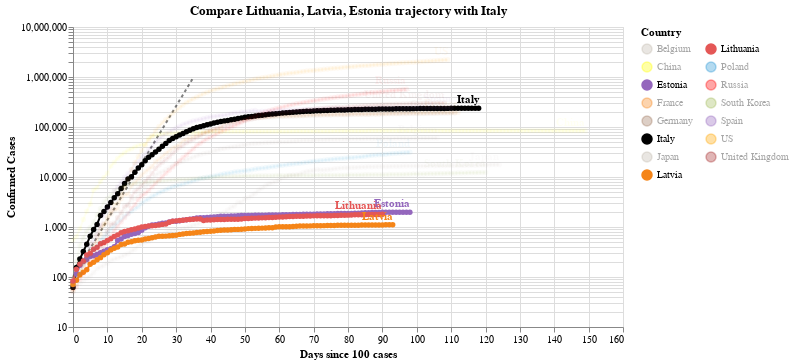

The cell this chart's notebook holds for it:
### Code cell
#hide_input
chart3 = make_since_chart(dff2, ['Lithuania', 'Latvia', 'Estonia'], baseline_countries)
chart3

### Figure 1 — Vega-Lite specification as saved in the notebook (floating-point values rounded to 4 significant figures; data arrays with more than 128 entries replaced by an {"elided": "..."} marker saying what was removed)
{"config": {"view": {"continuousWidth": 400, "continuousHeight": 300}}, "layer": [{"data": {"name": "data-628230001892d6798b50651be41d1b3e"}, "mark": {"type": "line", "color": "black", "opacity": 0.5, "strokeDash": [3, 3]}, "encoding": {"x": {"type": "quantitative", "field": "Days since 100 cases"}, "y": {"type": "quantitative", "field": "Confirmed Cases"}}}, {"data": {"name": "data-72d714c3be8d2ae86096c270e4156ec9"}, "mark": {"type": "line", "point": true}, "encoding": {"color": {"type": "nominal", "field": "Country", "legend": {"columns": 2}, "scale": {"domain": ["Belgium", "China", "Estonia", "France", "Germany", "Italy", "Japan", "Latvia", "Lithuania", "Poland", "Russia", "South Korea", "Spain", "US", "United Kingdom"], "range": ["#C1B7AD", "yellow", "#9467bd", "#F58518", "#9D755D", "black", "#C1B7AD", "#F58518", "#E45756", "#2495D3", "red", "#A1BA59", "#9467bd", "orange", "brown"]}}, "opacity": {"condition": {"value": 1, "selection": "selector002"}, "value": 0.05}, "tooltip": [{"type": "nominal", "field": "Country"}, {"type": "temporal", "field": "Date"}, {"type": "quantitative", "field": "Confirmed Cases"}, {"type": "quantitative", "field": "Days since 100 cases"}], "x": {"type": "quantitative", "field": "Days since 100 cases"}, "y": {"type": "quantitative", "field": "Confirmed Cases", "scale": {"type": "log"}}}, "selection": {"selector002": {"type": "multi", "fields": ["Country"], "bind": "legend", "init": [{"Country": "Lithuania"}, {"Country": "Latvia"}, {"Country": "Estonia"}, {"Country": "Italy"}]}}, "width": 550}, {"data": {"name": "data-72d714c3be8d2ae86096c270e4156ec9"}, "mark": {"type": "text", "align": "right", "dy": -8, "fontWeight": "bold"}, "encoding": {"color": {"type": "nominal", "field": "Country", "legend": {"columns": 2}, "scale": {"domain": ["Belgium", "China", "Estonia", "France", "Germany", "Italy", "Japan", "Latvia", "Lithuania", "Poland", "Russia", "South Korea", "Spain", "US", "United Kingdom"], "range": ["#C1B7AD", "yellow", "#9467bd", "#F58518", "#9D755D", "black", "#C1B7AD", "#F58518", "#E45756", "#2495D3", "red", "#A1BA59", "#9467bd", "orange", "brown"]}}, "opacity": {"condition": {"value": 1, "selection": "selector002"}, "value": 0.05}, "text": {"type": "nominal", "field": "Country"}, "tooltip": [{"type": "nominal", "field": "Country"}, {"type": "temporal", "field": "Date"}, {"type": "quantitative", "field": "Confirmed Cases"}, {"type": "quantitative", "field": "Days since 100 cases"}], "x": {"type": "quantitative", "field": "Days since 100 cases"}, "y": {"type": "quantitative", "field": "Confirmed Cases", "scale": {"type": "log"}}}, "transform": [{"filter": "(datum['Date'] >= 1592524800000)"}], "width": 550}], "title": "Compare Lithuania, Latvia, Estonia trajectory with Italy", "$schema": "https://vega.github.io/schema/vega-lite/v4.0.2.json", "datasets": {"data-628230001892d6798b50651be41d1b3e": [{"Days since 100 cases": 0, "Confirmed Cases": 100.0}, {"Days since 100 cases": 1, "Confirmed Cases": 130.0}, {"Days since 100 cases": 2, "Confirmed Cases": 169.0}, {"Days since 100 cases": 3, "Confirmed Cases": 219.7}, {"Days since 100 cases": 4, "Confirmed Cases": 285.6}, {"Days since 100 cases": 5, "Confirmed Cases": 371.3}, {"Days since 100 cases": 6, "Confirmed Cases": 482.7}, {"Days since 100 cases": 7, "Confirmed Cases": 627.5}, {"Days since 100 cases": 8, "Confirmed Cases": 815.7}, {"Days since 100 cases": 9, "Confirmed Cases": 1060.0}, {"Days since 100 cases": 10, "Confirmed Cases": 1379.0}, {"Days since 100 cases": 11, "Confirmed Cases": 1792.0}, {"Days since 100 cases": 12, "Confirmed Cases": 2330.0}, {"Days since 100 cases": 13, "Confirmed Cases": 3029.0}, {"Days since 100 cases": 14, "Confirmed Cases": 3937.0}, {"Days since 100 cases": 15, "Confirmed Cases": 5119.0}, {"Days since 100 cases": 16, "Confirmed Cases": 6654.0}, {"Days since 100 cases": 17, "Confirmed Cases": 8650.0}, {"Days since 100 cases": 18, "Confirmed Cases": 11250.0}, {"Days since 100 cases": 19, "Confirmed Cases": 14620.0}, {"Days since 100 cases": 20, "Confirmed Cases": 19000.0}, {"Days since 100 cases": 21, "Confirmed Cases": 24710.0}, {"Days since 100 cases": 22, "Confirmed Cases": 32120.0}, {"Days since 100 cases": 23, "Confirmed Cases": 41750.0}, {"Days since 100 cases": 24, "Confirmed Cases": 54280.0}, {"Days since 100 cases": 25, "Confirmed Cases": 70560.0}, {"Days since 100 cases": 26, "Confirmed Cases": 91730.0}, {"Days since 100 cases": 27, "Confirmed Cases": 119300.0}, {"Days since 100 cases": 28, "Confirmed Cases": 155000.0}, {"Days since 100 cases": 29, "Confirmed Cases": 201500.0}, {"Days since 100 cases": 30, "Confirmed Cases": 262000.0}, {"Days since 100 cases": 31, "Confirmed Cases": 340600.0}, {"Days since 100 cases": 32, "Confirmed Cases": 442800.0}, {"Days since 100 cases": 33, "Confirmed Cases": 575600.0}, {"Days since 100 cases": 34, "Confirmed Cases": 748300.0}, {"Days since 100 cases": 35, "Confirmed Cases": 972800.0}], "data-72d714c3be8d2ae86096c270e4156ec9": {"elided": "1658 records"}}}
